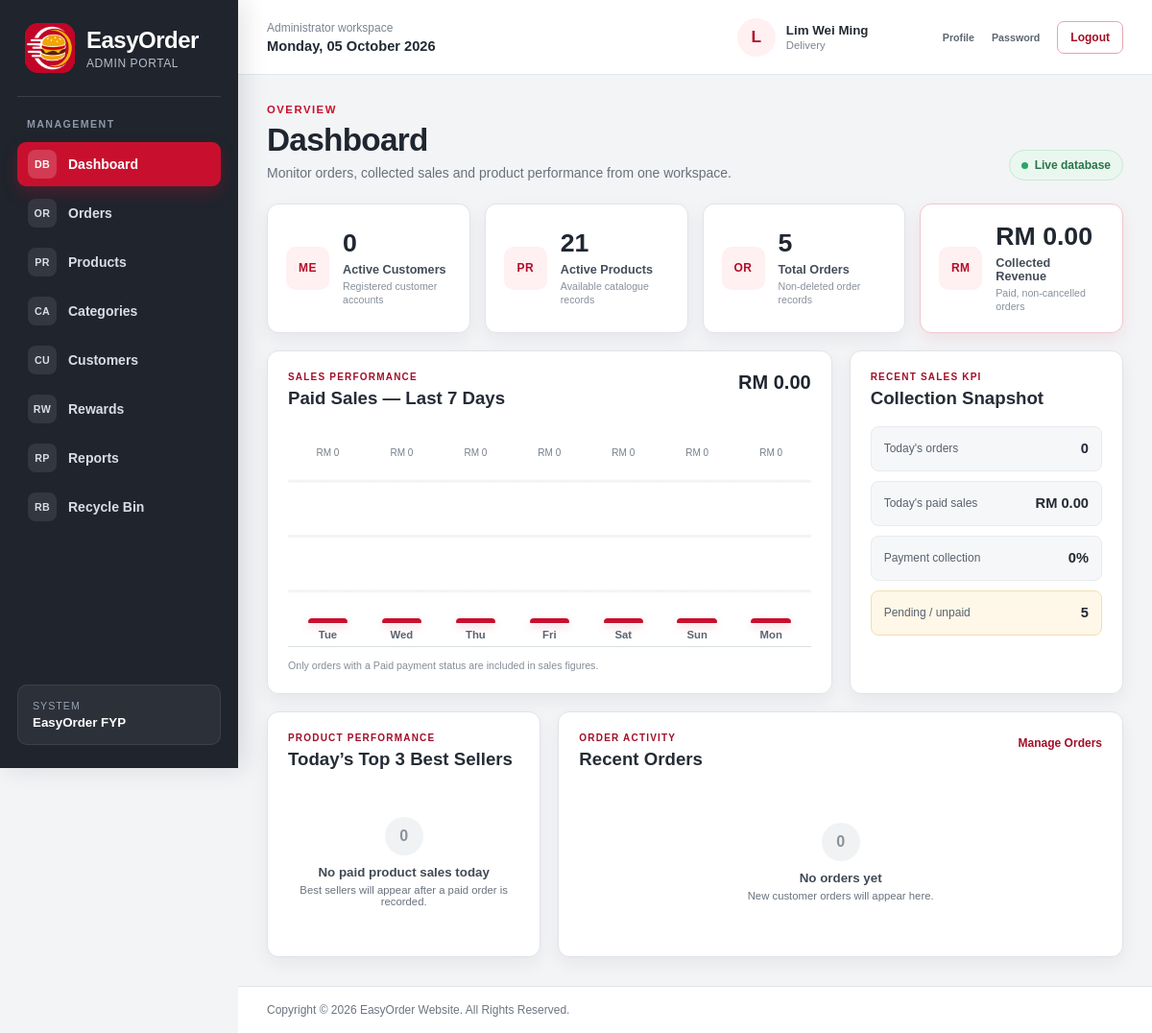
/admin_dashboard.php (signed in), run on an earlier commit of the app's database.
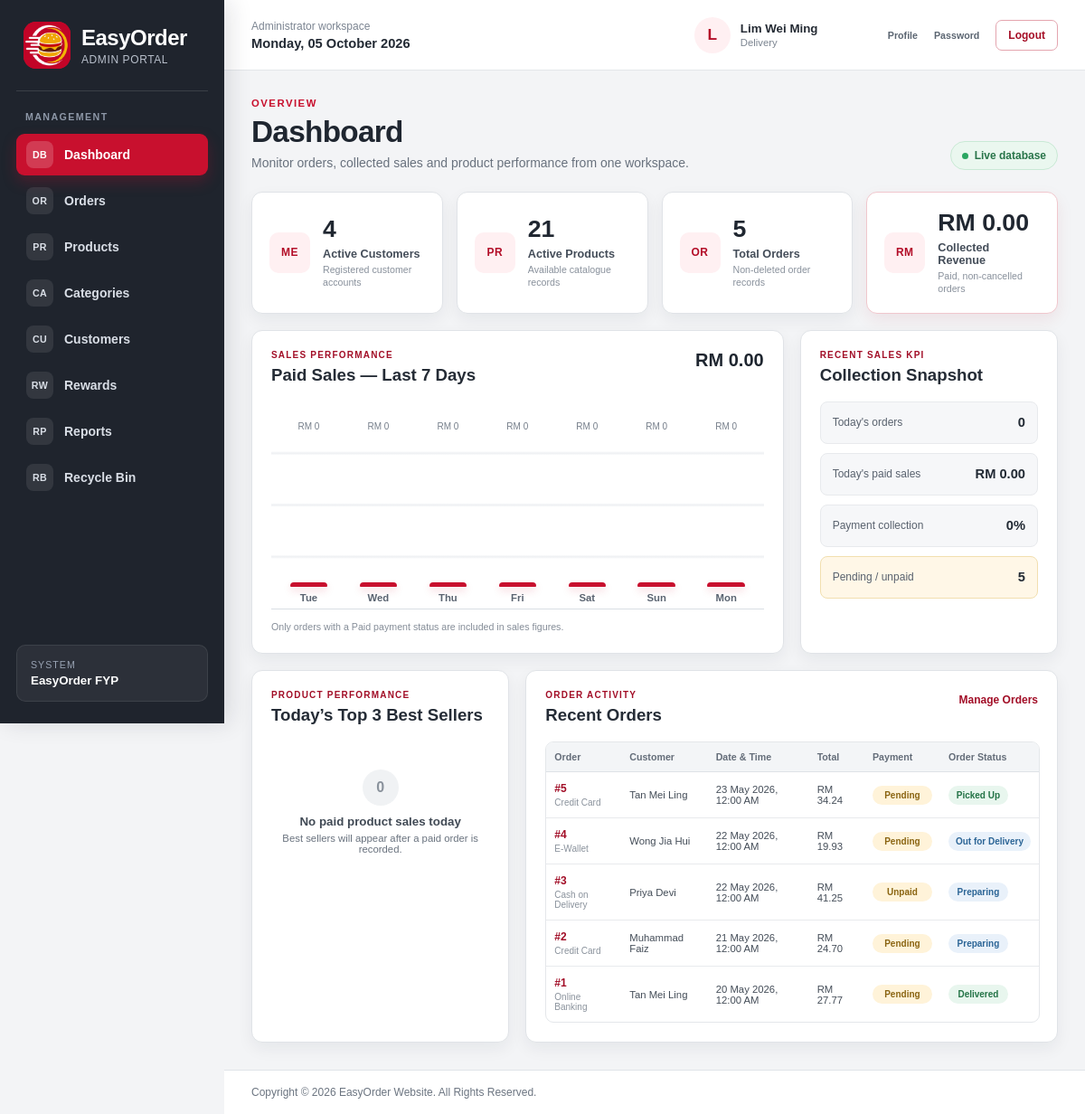
And on a later commit of the database.
### tables this page shows
CREATE TABLE `orders` (
  `order_id` int(11) NOT NULL,
  `order_customer` int(11) NOT NULL,
  `order_date` datetime NOT NULL,
  `order_total` decimal(7,2) NOT NULL,
  `order_payment` varchar(20) NOT NULL,
  `order_payment_status` varchar(20) NOT NULL DEFAULT 'Pending',
  `order_delivery` varchar(5) NOT NULL,
  `order_address` varchar(255) NOT NULL,
  `order_status` varchar(20) NOT NULL,
  `order_isDelete` int(1) NOT NULL DEFAULT 0
);

CREATE TABLE `customer` (
  `customer_id` int(11) NOT NULL,
  `customer_name` varchar(100) NOT NULL,
  `customer_email` varchar(100) NOT NULL,
  `customer_password` varchar(255) NOT NULL,
  `customer_phone` varchar(15) NOT NULL,
  `customer_gender` varchar(10) NOT NULL,
  `customer_dob` date NOT NULL,
  `customer_address` varchar(140) NOT NULL DEFAULT '',
  `customer_state` varchar(30) NOT NULL,
  `customer_city` varchar(50) NOT NULL,
  `customer_postcode` char(5) NOT NULL,
  `customer_points` int(6) NOT NULL DEFAULT 0,
  `customer_joindate` date NOT NULL,
  `customer_isDelete` int(1) NOT NULL DEFAULT 0
);

### admin_dashboard.php (the view, shortened to what the changed rows need)
<?php
include("dataconnection.php");
require_once("admin_shell.php");
function easyorder_dashboard_scalar($connect,$sql,$column,$fallback=0)
{
	$result = mysqli_query($connect,$sql);
	if($result && ($row = mysqli_fetch_assoc($result)))
	{
		return $row[$column];
	}
	return $fallback;
}
function easyorder_dashboard_rows($connect,$sql)
{
	$rows = array();
	$result = mysqli_query($connect,$sql);
	if($result)
	{
		while($row = mysqli_fetch_assoc($result))
		{
			$rows[] = $row;
		}
	}
	return $rows;
}
function easyorder_dashboard_status_class($status)
{
	$normalized = strtolower(trim((string)$status));
	if(in_array($normalized,array("paid","delivered","completed","picked up"),true))
	{
		return "status-success";
	}
	if(in_array($normalized,array("preparing","out for delivery","processing"),true))
	{
		return "status-info";
	}
	return "status-warning";
}
$total_customers = (int)easyorder_dashboard_scalar($connect,"SELECT COUNT(*) AS total FROM customer WHERE customer_isDelete=0","total");
$sales_by_date = array();
$sales_chart = array();
for($day_offset=6;$day_offset>=0;$day_offset--)
{
	$date_key = date("Y-m-d",strtotime("-".$day_offset." days"));
	$sales_chart[] = array(
		"date"=>$date_key,
		"label"=>date("D",strtotime($date_key)),
		"value"=>$sales_by_date[$date_key] ?? 0
	);
}
$max_chart_sales = max(array_column($sales_chart,"value"));
$recent_orders = easyorder_dashboard_rows($connect,"SELECT o.order_id,o.order_date,o.order_total,o.order_payment,o.order_payment_status,o.order_status,m.customer_name FROM orders o INNER JOIN customer m ON m.customer_id=o.order_customer WHERE o.order_isDelete=0 ORDER BY o.order_date DESC,o.order_id DESC LIMIT 6");
?>
<!DOCTYPE html>
<html lang="en">
<head>
<link rel="stylesheet" href="style.css">
<link rel="stylesheet" href="admin_style.css">
</head>
<body class="admin-body">
<?php easyorder_admin_shell_start("admin_dashboard.php"); ?>
<section class="admin-page-heading">
	<div>
		<h1>Dashboard</h1>
	</div>
</section>
<section class="admin-stat-grid" aria-label="EasyOrder overview statistics">
	<article class="admin-stat-card">
		<div><strong><?php echo $total_customers; ?></strong><span>Active Customers</span><small>Registered customer accounts</small></div>
	</article>
</section>
<section class="admin-dashboard-grid">
	<article class="admin-panel admin-sales-panel">
		<header class="admin-panel-heading">
			<div><p>SALES PERFORMANCE</p><h2>Paid Sales — Last 7 Days</h2></div>
		</header>
		<div class="admin-bar-chart" role="img" aria-label="Paid sales totals for the last seven days">
			<?php foreach($sales_chart as $chart_day): ?>
				<?php $bar_height = $max_chart_sales>0 ? max(5,round(($chart_day["value"]/$max_chart_sales)*100)) : 3; ?>
				<div class="admin-chart-column" title="<?php echo htmlspecialchars(date("d M Y",strtotime($chart_day["date"])),ENT_QUOTES,"UTF-8"); ?>: RM <?php echo number_format($chart_day["value"],2); ?>">
					<span class="admin-chart-value">RM <?php echo number_format($chart_day["value"],0); ?></span>
					<span class="admin-chart-bar" style="height:<?php echo (int)$bar_height; ?>%;"></span>
					<strong><?php echo htmlspecialchars($chart_day["label"],ENT_QUOTES,"UTF-8"); ?></strong>
				</div>
			<?php endforeach; ?>
		</div>
	</article>
	<article class="admin-panel admin-kpi-panel">
		<header class="admin-panel-heading"><div><p>RECENT SALES KPI</p><h2>Collection Snapshot</h2></div></header>
	</article>
	<article class="admin-panel admin-best-seller-panel">
		<header class="admin-panel-heading"><div><p>PRODUCT PERFORMANCE</p><h2>Today’s Top 3 Best Sellers</h2></div></header>
	</article>
	<article class="admin-panel admin-recent-orders-panel">
		<header class="admin-panel-heading">
			<div><p>ORDER ACTIVITY</p><h2>Recent Orders</h2></div>
		</header>
		<?php if(count($recent_orders)>0): ?>
			<div class="admin-table-wrap">
				<table class="admin-dashboard-table">
					<thead><tr><th>Order</th><th>Customer</th><th>Date &amp; Time</th><th>Total</th><th>Payment</th><th>Order Status</th></tr></thead>
					<tbody>
					<?php foreach($recent_orders as $order): ?>
						<tr>
							<td><a class="admin-order-number" href="admin_order_details.php?order_id=<?php echo (int)$order["order_id"]; ?>">#<?php echo (int)$order["order_id"]; ?></a><small><?php echo htmlspecialchars($order["order_payment"],ENT_QUOTES,"UTF-8"); ?></small></td>
							<td><?php echo htmlspecialchars($order["customer_name"],ENT_QUOTES,"UTF-8"); ?></td>
							<td><?php echo htmlspecialchars(date("d M Y, h:i A",strtotime($order["order_date"])),ENT_QUOTES,"UTF-8"); ?></td>
							<td>RM <?php echo number_format($order["order_total"],2); ?></td>
							<td><span class="admin-status-badge <?php echo easyorder_dashboard_status_class($order["order_payment_status"]); ?>"><?php echo htmlspecialchars($order["order_payment_status"],ENT_QUOTES,"UTF-8"); ?></span></td>
							<td><span class="admin-status-badge <?php echo easyorder_dashboard_status_class($order["order_status"]); ?>"><?php echo htmlspecialchars($order["order_status"],ENT_QUOTES,"UTF-8"); ?></span></td>
						</tr>
					<?php endforeach; ?>
					</tbody>
				</table>
			</div>
		<?php else: ?>
			<div class="admin-empty-state"><span>0</span><strong>No orders yet</strong><p>New customer orders will appear here.</p></div>
		<?php endif; ?>
	</article>
</section>
<?php easyorder_admin_shell_end(); ?>
</body>
</html>

### admin_shell.php (shortened to what the changed rows need)
<?php
if(!function_exists("easyorder_admin_shell_start"))
{
	function easyorder_admin_shell_start($active_page="")
	{
		$navigation = array(
			array("page"=>"admin_dashboard.php","label"=>"Dashboard","icon"=>"DB"),
			array("page"=>"admin_order.php","label"=>"Orders","icon"=>"OR"),
			array("page"=>"admin_product.php","label"=>"Products","icon"=>"PR"),
			array("page"=>"admin_category.php","label"=>"Categories","icon"=>"CA"),
			array("page"=>"admin_customer.php","label"=>"Customers","icon"=>"CU"),
			array("page"=>"admin_reward.php","label"=>"Rewards","icon"=>"RW"),
			array("page"=>"admin_report.php","label"=>"Reports","icon"=>"RP"),
			array("page"=>"admin_restore.php","label"=>"Recycle Bin","icon"=>"RB")
		);
		?>
		<div class="admin-app-shell">
			<aside class="admin-sidebar" aria-label="Administrator navigation">
				<nav class="admin-navigation">
					<p class="admin-navigation-label">MANAGEMENT</p>
					<?php foreach($navigation as $item): ?>
						<?php $is_active = $active_page===$item["page"]; ?>
						<a href="<?php echo htmlspecialchars($item["page"],ENT_QUOTES,"UTF-8"); ?>" class="<?php echo $is_active ? "active" : ""; ?>"<?php echo $is_active ? ' aria-current="page"' : ""; ?>>
							<span class="admin-nav-icon" aria-hidden="true"><?php echo htmlspecialchars($item["icon"],ENT_QUOTES,"UTF-8"); ?></span>
							<?php echo htmlspecialchars($item["label"],ENT_QUOTES,"UTF-8"); ?>
						</a>
					<?php endforeach; ?>
				</nav>
			</aside>
			<div class="admin-workspace">
				<main id="main" class="admin-main">
		<?php
	}
}
if(!function_exists("easyorder_admin_shell_end"))
{
	function easyorder_admin_shell_end()
	{
		?>
				</main>
			</div>
		</div>
		<?php
	}
}

What changed in the data, as far as the page shows it:
now on this page (row edited): orders: order_id "5", order_payment "Credit Card", order_customer.customer_name "Tan Mei Ling", order_date "23 May 2026, 12:00 AM", order_total "34.24", order_payment_status "Pending", order_status "Picked Up"
now on this page (row edited): orders: order_id "4", order_payment "E-Wallet", order_customer.customer_name "Wong Jia Hui", order_date "22 May 2026, 12:00 AM", order_total "19.93", order_payment_status "Pending", order_status "Out for Delivery"
now on this page (row edited): orders: order_id "3", order_payment "Cash on Delivery", order_customer.customer_name "Priya Devi", order_date "22 May 2026, 12:00 AM", order_total "41.25", order_payment_status "Unpaid", order_status "Preparing"
now on this page (row edited): orders: order_id "2", order_payment "Credit Card", order_customer.customer_name "Muhammad Faiz", order_date "21 May 2026, 12:00 AM", order_total "24.70", order_payment_status "Pending", order_status "Preparing"
now on this page (row edited): orders: order_id "1", order_payment "Online Banking", order_customer.customer_name "Tan Mei Ling", order_date "20 May 2026, 12:00 AM", order_total "27.77", order_payment_status "Pending", order_status "Delivered"
Also different on the page:
$total_customers: "0" → "4"
text no longer shown: "0 No orders yet New customer orders will appear here."
text now shown: "Order Customer Date & Time Total Payment Order Status"
